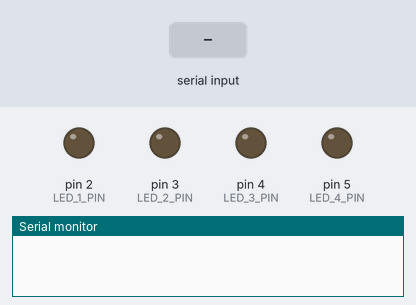
The sketch below on a simulated Arduino Uno, built with avr-gcc and run on an emulated ATmega328P. Parts: output pins drawn as LEDs (lit = HIGH), the last lines printed to the serial monitor. The test bench sets the inputs (shaded band).

Above: at 1.2 s.
1.3 s: "w" received over Serial
At 2.0 s:
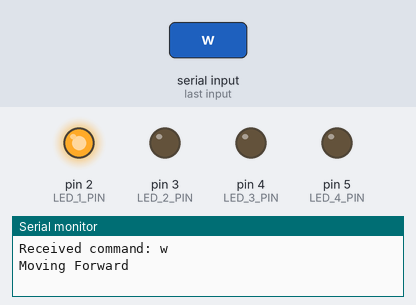
2.8 s: "s" received over Serial
At 3.2 s:
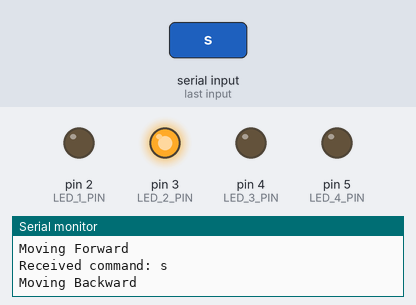
4.3 s: "a" received over Serial
At 5.5 s:
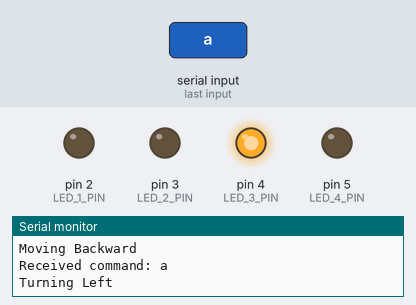
5.8 s: "d" received over Serial
At 6.7 s:
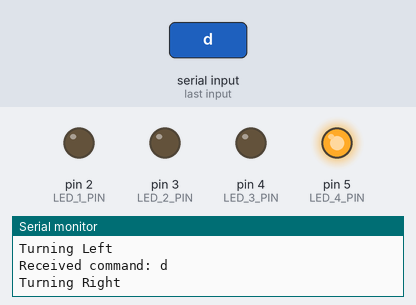
Timing chart, 0 to 8.3 s (numbered marks = the images above; inputs shaded):
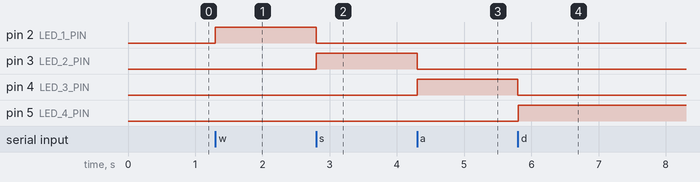

The sketch:

Arduino_resbery_pi.ino
```cpp
#define LED_1_PIN 2
#define LED_2_PIN 3
#define LED_3_PIN 4
#define LED_4_PIN 5
void powerOffAllLEDs() {
    digitalWrite(LED_1_PIN, LOW);
    digitalWrite(LED_2_PIN, LOW);
    digitalWrite(LED_3_PIN, LOW);
    digitalWrite(LED_4_PIN, LOW);
}
void setup() {
  Serial.begin(9600);
  pinMode(LED_1_PIN, OUTPUT);
  pinMode(LED_2_PIN, OUTPUT);
  pinMode(LED_3_PIN, OUTPUT);
  pinMode(LED_4_PIN, OUTPUT);

}

void loop() {

  if (Serial.available() > 0) {
    powerOffAllLEDs();
    char command = Serial.read(); // Read a single character
    Serial.print("Received command: ");
    Serial.println(command);

    if (command == 'w') {
      Serial.println("Moving Forward");
      digitalWrite(LED_1_PIN,HIGH);
    } else if (command == 's') {
      Serial.println("Moving Backward");
      digitalWrite(LED_2_PIN,HIGH);
    } else if (command == 'a') {
      Serial.println("Turning Left");
      digitalWrite(LED_3_PIN,HIGH);
    } else if (command == 'd') {
      Serial.println("Turning Right");
      digitalWrite(LED_4_PIN,HIGH);
    } else {
      Serial.println("Invalid Command");
    }

  }
}
```

Measured:
- after the input at 1.3 s, pin 2 (LED_1_PIN): LOW → HIGH at once
- after the input at 2.8 s, pin 2 (LED_1_PIN): HIGH → LOW at once; pin 3 (LED_2_PIN): LOW → HIGH at once
- after the input at 4.3 s, pin 3 (LED_2_PIN): HIGH → LOW at once; pin 4 (LED_3_PIN): LOW → HIGH at once
- after the input at 5.8 s, pin 4 (LED_3_PIN): HIGH → LOW at once; pin 5 (LED_4_PIN): LOW → HIGH at once
